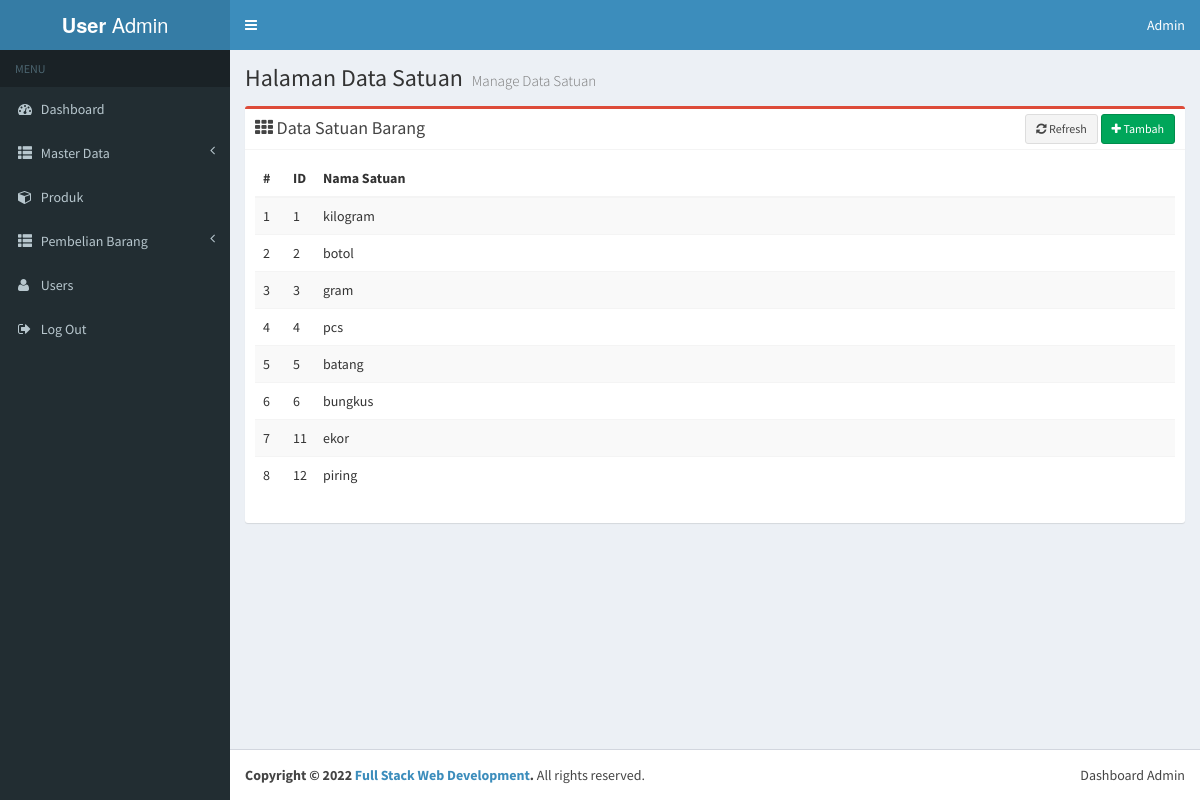
/index.php/satuan, run on the app's committed database.
### tables this page shows
CREATE TABLE `tbl_m_satuan` (
  `id_satuan` int(6) NOT NULL,
  `nama_satuan` varchar(25) DEFAULT NULL
);

### application/controllers/Satuan.php (called while the page is built, shortened)
<?php
class Satuan extends CI_Controller {
    function index(){
        $data['page'] = "Satuan";
        $data['judul'] = "Data Satuan";
        $data['deskripsi'] = "Manage Data Satuan";
        $data["data"] = $this->mSatuan->getData();
        $this->template->views("view_satuan",$data);
    }
}
?>

### index.php (called while the page is built, shortened)
<?php
require_once BASEPATH.'core/CodeIgniter.php';

### application/models/mSatuan.php (called while the page is built)
<?php
class mSatuan extends CI_Model {
    function getData() {
        return $this->db->get("tbl_m_satuan")->result();
    }
}
?>

### application/views/view_satuan.php (the view)
<div class="row">
    <div class="col-md-12">
        <div class="box box-danger">
            <div class="box-header with-border color-header">
                <h3 class="box-title"><i class="fa fa-th"></i> Data Satuan Barang</h3>
                <div class="box-tools pull-right">
                    <a class="btn btn-default btn-sm" href="<?php echo base_url('Satuan'); ?>">
                        <span class="fa fa-refresh"></span> Refresh
                    </a>
                    <button type="button" class="btn btn-sm btn-success" data-toggle="modal" data-target="#form-add"> <span class="fa fa-plus"></span> Tambah</butto>
                </div>
            </div>
            <div class="box-body">
                <div class="row">
                    <div class="col-md-12">
                        <table class="table table-striped">
                            <thead>
                                <tr>
                                    <th style='width:30px'>#</th>
                                    <th style='width:30px'>ID</th>
                                    <th scope="col">Nama Satuan</th>
                                </tr>
                            </thead>
                            <tbody>
                                <?php foreach ($data as $i => $row) : ?>
                                    <tr>
                                        <td><?= ++$i; ?></td>
                                        <td><?= $row->id_satuan ?></td>
                                        <td><?= $row->nama_satuan ?></td>
                                    </tr>
                                <?php endforeach;?>
                            </tbody>
                        </table>
                    </div>
                </div>
            </div>
        </div>
    </div>
</div>

### application/views/_layout/_css.php
<link rel="stylesheet" href="<?php echo base_url(); ?>assets/bootstrap/css/bootstrap.min.css">
<link rel="stylesheet" href="<?php echo base_url(); ?>assets/eksternal/font-awesome.min.css">
<link rel="stylesheet" href="<?php echo base_url(); ?>assets/eksternal/ionicons.min.css">
<link rel="stylesheet" href="<?php echo base_url(); ?>assets/dist/css/AdminLTE.min.css">
<link rel="stylesheet" href="<?php echo base_url(); ?>assets/dist/css/skins/skin-blue.min.css">
<link rel="stylesheet" href="<?php echo base_url(); ?>assets/plugins/select2/select2.min.css">
<link rel="stylesheet" href="<?php echo base_url(); ?>assets/plugins/iCheck/all.css">
<link rel="stylesheet" href="<?php echo base_url(); ?>assets/plugins/datatables/dataTables.bootstrap.css">
<link rel="stylesheet" href="<?php echo base_url(); ?>assets/plugins/toastr.min.css">
<link href="<?php echo base_url(); ?>assets/bootstrap/css/bootstrap-datepicker.min.css" rel="stylesheet" type="text/css" />

### application/views/_layout/_nav.php (shortened to what this page needs)
<nav class="navbar navbar-static-top" role="navigation">
  <a href="<?php echo base_url(); ?>assets/#" class="sidebar-toggle" data-toggle="offcanvas" role="button">
  </a>
  <div class="navbar-custom-menu">
    <ul class="nav navbar-nav">
      <li class="dropdown user user-menu">
        <a href="<?php echo base_url(); ?>assets/#" class="dropdown-toggle" data-toggle="dropdown">
          <span class="hidden-xs"><?php echo 'Admin'; ?></span>
        </a>
      </li>
    </ul>
  </div>
</nav>

### application/views/_layout/_header.php (shortened to what this page needs)
<header class="main-header">
  <a href="<?php echo base_url(); ?>" class="logo">
    <span class="logo-lg"><b>User </b>Admin</span>
  </a>
  <?php echo @$_nav; ?>
</header>

### application/views/_layout/_sidebar.php (shortened to what this page needs)
<aside class="main-sidebar">
  <section class="sidebar">
    <ul class="sidebar-menu">
      <li class="header">MENU</li>
      <li><a href="<?php echo base_url(); ?>home"><i class="fa fa-dashboard"></i> <span>Dashboard</span></a></li>
      <li class="treeview">
        <a href="#"><i class="glyphicon glyphicon-th-list"></i> <span>Master Data</span><i class="fa fa-angle-left pull-right"></i></a>
      </li>
      <li><a href="<?php echo base_url(); ?>produk"><i class="fa fa-cube"></i> <span>Produk</span></a></li>
       <li class="treeview">
        <a href="#"><i class="glyphicon glyphicon-th-list"></i> <span>Pembelian Barang</span><i class="fa fa-angle-left pull-right"></i></a>
       </li>
      <li><a href="<?php echo base_url(); ?>users"><i class="fa fa-user"></i> <span>Users</span></a></li>
      <li><a href="<?php echo base_url(); ?>home/logout"><i class="fa fa-sign-out"></i> <span>Log Out</span></a></li>
    </ul>
  </section>
</aside>

### application/views/_layout/_headerContent.php
<section class="content-header">
	<h1>
	  Halaman <?php echo @$judul; ?>
	  <small><?php echo @$deskripsi; ?></small>
	</h1>
</section>

### application/views/_layout/_content.php
<div class="content-wrapper">
  <?php echo @$_headerContent; ?>
  <section class="content">
    <?php echo @$_mainContent; ?>
  </section>
</div>

### application/views/_layout/_footer.php
<footer class="main-footer">
	<div class="pull-right hidden-xs">
		Dashboard Admin
	</div>
	<strong>Copyright &copy; 2022 <a href="#">Full Stack Web Development</a>.</strong> All rights reserved.
</footer>

### application/libraries/Template.php
<?php
	class Template {
		protected $_ci;
		function __construct() {
			$this->_ci = &get_instance();
		}
		function views($template = NULL, $data = NULL) {
			if ($template != NULL) {
				$data['_meta'] 					= $this->_ci->load->view('_layout/_meta', $data, TRUE);
				$data['_css'] 					= $this->_ci->load->view('_layout/_css', $data, TRUE);
				$data['_nav'] 				= $this->_ci->load->view('_layout/_nav', $data, TRUE);
				$data['_header'] 				= $this->_ci->load->view('_layout/_header', $data, TRUE);
				$data['_sidebar'] 				= $this->_ci->load->view('_layout/_sidebar', $data, TRUE);
				$data['_headerContent'] 	= $this->_ci->load->view('_layout/_headerContent', $data, TRUE);
				$data['_mainContent'] 		= $this->_ci->load->view($template, $data, TRUE);
				$data['_content'] 				= $this->_ci->load->view('_layout/_content', $data, TRUE);
				$data['_footer'] 				= $this->_ci->load->view('_layout/_footer', $data, TRUE);
				$data['_js'] 					= $this->_ci->load->view('_layout/_js', $data, TRUE);
				echo $data['_template'] 		= $this->_ci->load->view('_layout/_template', $data, TRUE);
			}
		}
	}
?>

### application/views/_layout/_template.php (shortened to what this page needs)
<!DOCTYPE html>
<html>
  <head>
    <?php echo @$_css; ?>
  </head>
  <body class="hold-transition skin-blue sidebar-mini">
    <div class="wrapper">
      <?php echo @$_header; ?>
      <?php echo @$_sidebar; ?>
      <?php echo @$_content; ?>
      <?php echo @$_footer; ?>
    </div>
  </body>
</html>

### data on the page
tbl_m_satuan: id_satuan "1", nama_satuan "kilogram"
tbl_m_satuan: id_satuan "2", nama_satuan "botol"
tbl_m_satuan: id_satuan "3", nama_satuan "gram"
tbl_m_satuan: id_satuan "4", nama_satuan "pcs"
tbl_m_satuan: id_satuan "5", nama_satuan "batang"
tbl_m_satuan: id_satuan "6", nama_satuan "bungkus"
tbl_m_satuan: id_satuan "11", nama_satuan "ekor"
tbl_m_satuan: id_satuan "12", nama_satuan "piring"
